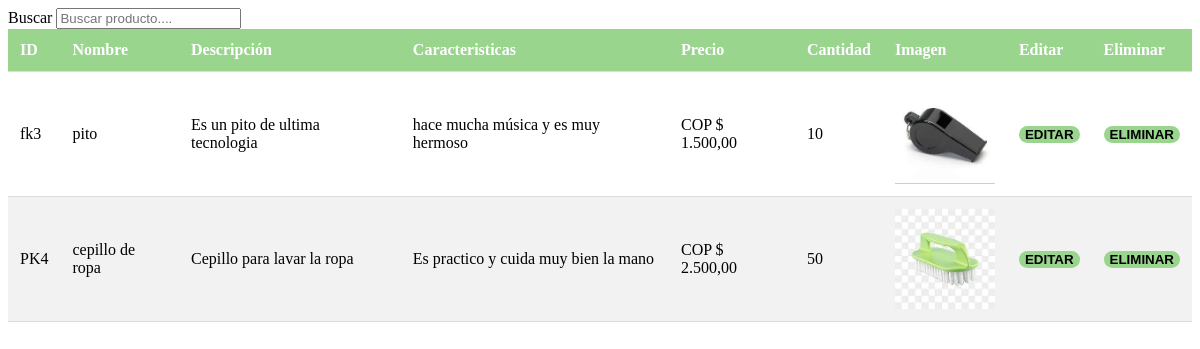
The app's page /view/adm/seccion-ac-pro.php, older data.
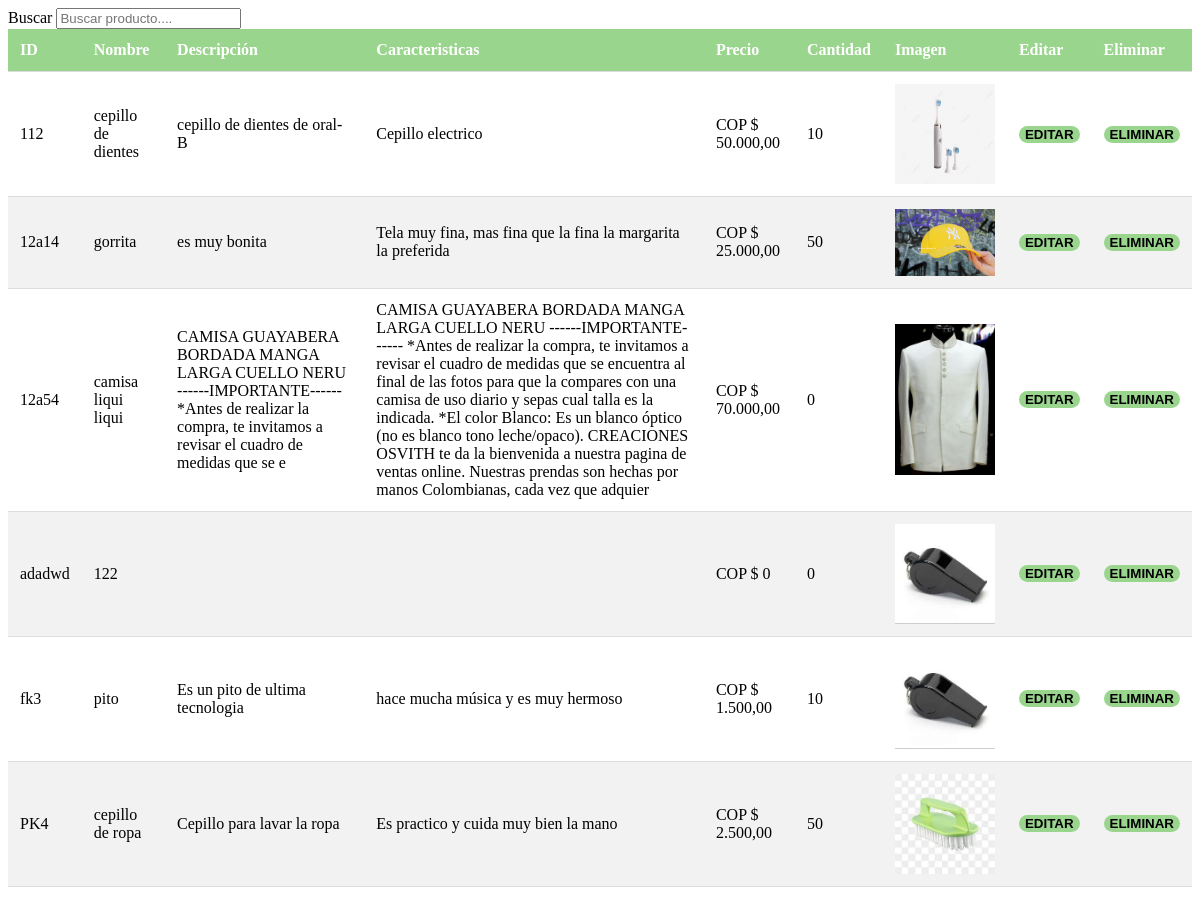
The same page, newer data.
### tables this page shows
CREATE TABLE `tb_productos` (
  `id_producto` varchar(10) NOT NULL,
  `producto_nombre` varchar(80) DEFAULT NULL,
  `descripcion_producto` varchar(160) DEFAULT NULL,
  `caracteristicas_producto` varchar(500) DEFAULT NULL,
  `cantidades` int(11) DEFAULT NULL,
  `id_ofertas` int(11) DEFAULT NULL,
  `img` varchar(200) DEFAULT NULL,
  `precio` varchar(200) DEFAULT NULL,
  `color` varchar(150) NOT NULL
);

### metodos/modelo.php (called while the page is built, shortened)
<?php
class Model {
    public static function sqlMostrarProductos($search = null,$des = null,$categoria = null){
        include("bd-conect/inclucion-bd.php");
        if($des == 1 ){
            $sql = "select * from tb_productos ";
        }
        return $resulatdo = $conexion->query($sql);
    }
}

### cajon/bootstrap/bootstrap.php (called while the page is built, shortened)
<?php
class id{
    public static function encriptar($dato) {
        return base64_encode($dato);
    }
}

### metodos/clas-view.php (the view, shortened to what this page needs)
<?php
class Vista{
    public static function buscarProducto($text = null, $des = null){
        include_once("modelo.php");
        include_once("../../cajon/bootstrap/bootstrap.php");
        $salida = "<div class='table-responsive'>";
        $salida .= "<table class='table table-striped table-hover'>";
        $salida .= "<thead class='thead-dark'><tr>";
        $salida .= "<th scope='col'>ID</th>";
        $salida .= "<th scope='col'>Nombre</th>";
        $salida .= "<th scope='col'>Descripción</th>";
        $salida .= "<th scope='col'>Caracteristicas</th>";
        $salida .= "<th scope='col'>Precio</th>";
        $salida .= "<th scope='col'>Cantidad</th>";
        $salida .= "<th scope='col'>Imagen</th>";
        $salida .= "<th scope='col'>Editar</th>";
        $salida .= "<th scope='col'>Eliminar</th>";
        $salida .= "</tr></thead><tbody>";
        $consulta = Model::sqlMostrarProductos($text,$des);
        while($fila = $consulta->fetch_array()){
            $id = id::encriptar($fila[0]);
            $salida .= "<tr>";
            $salida .= "<td>{$fila[0]}</td>";
            $salida .= "<td>{$fila[1]}</td>";
            $salida .= "<td>{$fila[2]}</td>";
            $salida .= "<td>{$fila[3]}</td>";
            $salida .= "<td>COP $ {$fila[7]}</td>";
            $salida .= "<td>{$fila[4]}</td>";
            $salida .= "<td><img src='{$fila[6]}' alt='Imagen del producto' class='img-fluid img-thumbnail' style='max-width: 100px; height: auto;'></td>";
            $salida .= "<td><a href='admin.php?seccion=edit&data=$id'><button type='button'>Editar</button></a></td>";
            $salida .= "<td><button type='button' onclick='decision(\"{$fila[0]}\")'>Eliminar</button></td>";
            $salida .= "</tr>";
        }
        $salida .= "</tbody></table>";
        $salida .= "</div>";
        return $salida;
    }
}

### view/adm/seccion-ac-pro.php
<label for="">Buscar</label>
<input type="text" placeholder="Buscar producto...." name="search" oninput="busquedaAdm(event)">
<link rel="stylesheet" href="../../css/stylo4.css">
<div class="search" id="search">
     <?php
        include_once("../../metodos/clas-view.php");
        echo Vista::buscarProducto('',1);
    ?>
</div>

### css/stylo4.css (style rules this page uses)
.table { width: 100%; border-collapse: collapse; margin-bottom: 20px; }
.table thead { background-color: #9AD58E; color: #ffffff; }
.table th, .table td { padding: 12px; text-align: left; border-bottom: 1px solid #ddd; }
.table tr:nth-child(even) { background-color: #f2f2f2; }
button { display: inline-block; font-weight: bold; text-transform: uppercase; background-color:#9AD58E; border: none; border-radius: 50px; cursor: pointer; outline: none; }

Row changes from the older to the newer data that the page shows:
added tb_productos: id_producto "112", producto_nombre "cepillo de dientes", descripcion_producto "cepillo de dientes de oral-B", caracteristicas_producto "Cepillo electrico", precio "50.000,00", cantidades "10", img (picture)
added tb_productos: id_producto "12a14", producto_nombre "gorrita", descripcion_producto "es muy bonita", caracteristicas_producto "Tela muy fina, mas fina que la fina la margarita la preferida", precio "25.000,00", cantidades "50", img (picture)
added tb_productos: id_producto "12a54", producto_nombre "camisa liqui liqui", descripcion_producto "CAMISA GUAYABERA BORDADA MANGA LARGA CUELLO NERU ------IMPORTANTE------ *Antes de realizar la compra, te invitamos a revisar el cuadro de medidas que se e", caracteristicas_producto "CAMISA GUAYABERA BORDADA MANGA LARGA CUELLO NERU ------IMPORTANTE------ *Antes de realizar la compra, te invitamos a revisar el cuadro de medidas que se encuentra al final de las fotos para que la compares con una camisa de uso diario y sepas cual talla es la indicada. *El color Blanco: Es un blanco óptico (no es blanco tono leche/opaco). CREACIONES OSVITH te da la bienvenida a nuestra pagina de ventas online. Nuestras prendas son hechas por manos Colombianas, cada vez que adquier", precio "70.000,00", cantidades "0", img (picture)
added tb_productos: id_producto "adadwd", producto_nombre "122", precio "0", cantidades "0", img (picture)
